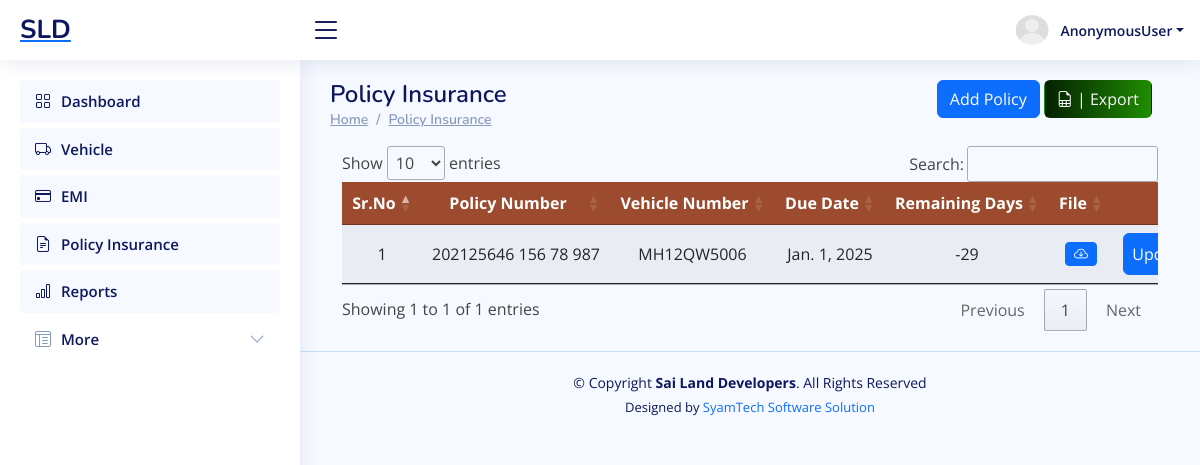
Page /finance/policy_list/ on the committed database.
### ERP_Admin/models.py (models this page shows, shortened)
class Policy(models.Model):
    policy_number=models.CharField(max_length=50)
    vehicle = models.ForeignKey(Vehicle, on_delete=models.CASCADE, related_name='policies')
    policy_file = models.FileField(upload_to='policies/' )
    due_date = models.DateField()

class Vehicle(models.Model):
    vehicle_name = models.CharField(max_length=100)
    vehicle_number = models.CharField(max_length=50, unique=True)
    status=models.CharField(max_length=50,default='active',choices=VEHICLE_STATUS)
    def __str__(self):
        return f"{self.vehicle_name} ({self.vehicle_number[:-5]} {self.vehicle_number[-4:]})"

### ERP_Finance/views.py (the view)
# urls.py: path('policy_list/', views.policy_list, name='finance_policy_list'),
def policy_list(request):
    policies = Policy.objects.select_related('vehicle').order_by('due_date')
    policy_data = []
    for policy in policies:
        remaining_days = (policy.due_date - date.today()).days
        policy_data.append({
            'policy': policy,
            'remaining_days': remaining_days,
        })
    form = PolicyForm()
    return render(request, 'finance_policy_list.html', {
        'form': form,
        'policies': policy_data,  # Pass the enriched data
    })

### ERP_Finance/forms.py (shortened to what this page needs)
class PolicyForm(forms.ModelForm):
    class Meta:
        model = Policy
        fields = ['policy_number', 'vehicle', 'policy_file', 'due_date']
        widgets = {
            'due_date': forms.DateInput(attrs={'type': 'date'}),
        }

### ERP_Finance/templates/finance_policy_list.html (shortened to what this page needs)
{% extends "finance_base.html" %}
{% load crispy_forms_tags %}
{% block content %}
<main id="main" class="main">
    <div class="row">
        <div class="col-sm-6">
            <div class="pagetitle">
                <h1>Policy Insurance</h1>
                <nav>
                <ol class="breadcrumb">
                    <li class="breadcrumb-item"><a href="#">Home</a></li>
                    <li class="breadcrumb-item"><a href="#">Policy Insurance</a></li>
                </ol>
                </nav>
            </div>
        </div>
        <div class="col-sm-6">
            <div class="container" style="max-width:97%;">
                <div class="text-lg-end text-start">
                    <a href="#" class="btn btn-primary" data-toggle="modal" data-target="#model_create_policy"> Add Policy </a>
                    <a href="{% url "export_policy_data" %}" class="btn text-light"  style="background: linear-gradient(90deg, rgb(3, 32, 0) 0%,   rgb(31, 141, 0) 100%);"><i class="bi bi-file-earmark-spreadsheet"></i> | Export</a>
                </div>
            </div>
        </div>
    </div>
    <div class="container">
      <table id="policy_table" class="table table-striped" style="overflow: scroll; width: 100%; min-width: max-content" >
        <thead>
          <tr style="background: #9c4b2e">
            <th scope="col" class="text-center text-white">Sr.No</th>
            <th scope="col" class="text-center text-white">Policy Number</th>
            <th scope="col" class="text-center text-white">Vehicle Number</th>
            <th scope="col" class="text-center text-white">Due Date</th>
            <th scope="col" class="text-center text-white">Remaining Days</th>
            <th scope="col" class="text-center text-white">File</th>
            <th scope="col" class="text-center text-white">Action</th>
          </tr>
        </thead>
        <tbody>
          {% if policies %} {% for r in policies %}
          <tr>
            <td class="text-center">{{ forloop.counter }}</td>
            <td class="text-center">{{ r.policy.policy_number }}</td>
            <td class="text-center">{{ r.policy.vehicle.vehicle_number }}</td>
            <td class="text-center">{{ r.policy.due_date }}</td>
            <td class="text-center">{{ r.remaining_days }}</td>
            <td class="text-center">
                {% if r.policy.policy_file %}
                  <a href="{{ r.policy.policy_file.url }}" target="_blank" class="btn btn-sm btn-primary"> <i class="bi bi-cloud-arrow-down"></i></a>
                {% else %}
                ---
                {% endif %}
            </td>
            <td>
              <center>
                <a href="javascript:void(0);" data-url="{% url 'finance_update_policy' r.policy.id %}" class="btn btn-primary px-2 py-2" onclick="mini_window_2(this)">Update</a>
              </center>
            </td>
          </tr>
          {% endfor %} {% else %}
          <tr>
            <td colspan="6" class="text-center">No Policy Found</td>
          </tr>
          {% endif %}
        </tbody>
      </table>
    </div>
</main>
{% endblock content %}

### rows in the picture
Policy: policy.policy_number "202125646 156 78 987", policy.vehicle.vehicle_number "MH12QW5006", policy.due_date "Jan. 1, 2025", remaining_days "-29"

### other values in the picture
{{ request.user }} "AnonymousUser"
